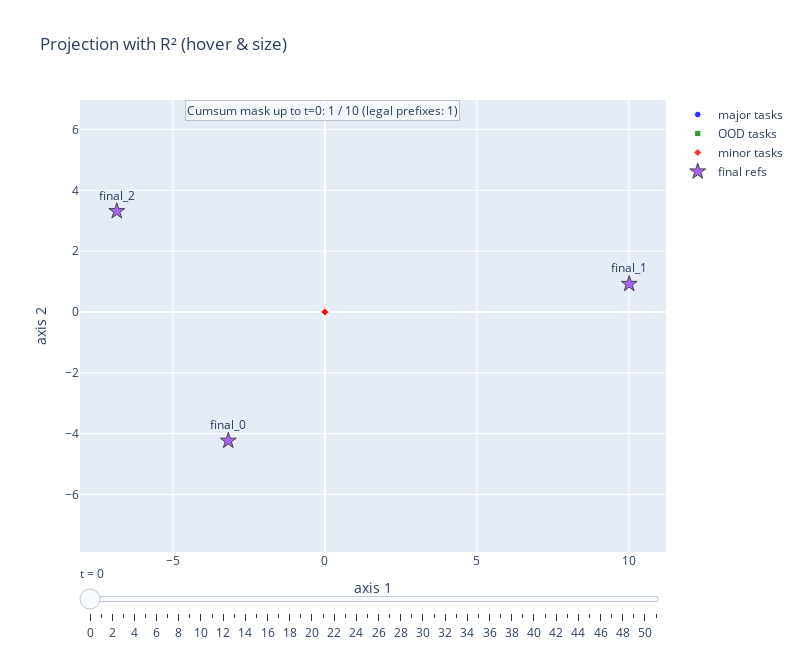

Here is the notebook cell this chart was saved with:
### Code cell
a = 0
b = 9

def plot_hidden_proj(hiddens, mask):
    K, T, B, D = hiddens.shape
    global_mean = hiddens[:3].mean(dim=(0,2)) # (T, D)
    task_vecs_over_all_time = hiddens.mean(dim=2) - global_mean.unsqueeze(dim=0) # (K, T, D)
    final_task_vecs = task_vecs_over_all_time[:3, -1]
    lambdas, r2_scores, task_norms, ortho_norms = estimate_lambda_with_r2(final_task_vecs, task_vecs_over_all_time)
    fig = project_with_r2_size(task_vecs_over_all_time, final_task_vecs, r2_scores, lambdas=lambdas, mask=mask, n_minors=k_minor)
    fig.show()

idx = torch.nonzero(mask == 1, as_tuple=True)[0]
plot_hidden_proj(hiddens[:, idx[a].item():idx[b].item()+1], mask[idx[a].item():idx[b].item()+1])
